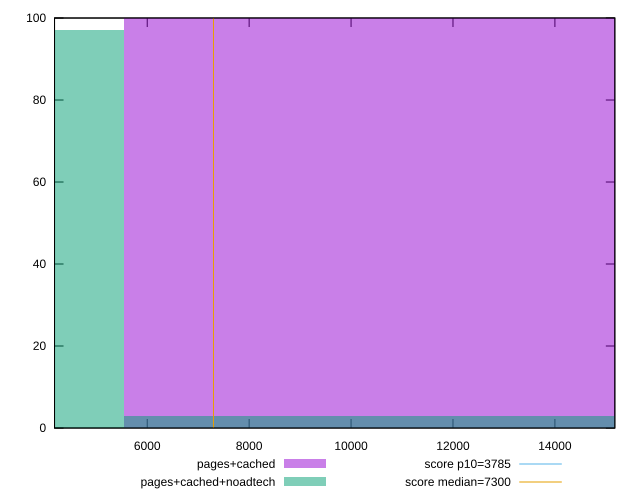

Here is the gnuplot script that generated this plot:
reset

$pagesCached <<EOF
11073.4508000122 100
EOF

$pagesCachedNoadtech <<EOF
0 97
11073.4508000122 3
EOF

set key outside below
set boxwidth 11073.4508000122
set xrange [4180.959000000001:15175.859499999999]
set yrange [0:100]
set trange [0:100]
set style fill transparent solid 0.5 noborder

set parametric
set terminal svg size 640, 500 enhanced background rgb 'white'
set output "report_0_00242021-02-20T12:25:28.543Z/interactive/comparison/histogram/1_vs_2.svg"

plot $pagesCached title "pages+cached" with boxes, \
     $pagesCachedNoadtech title "pages+cached+noadtech" with boxes, \
     3785,t title "score p10=3785", \
     7300,t title "score median=7300"

reset
